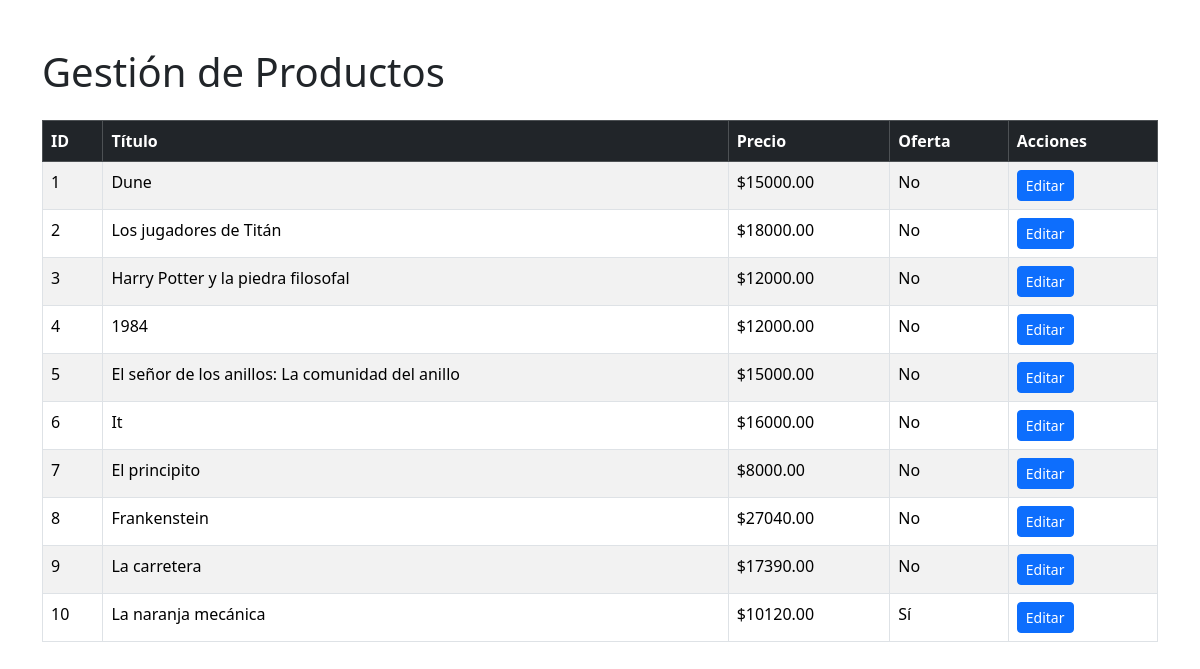
/admin-panel/productos/ (signed in), run on an earlier commit of the app's database.
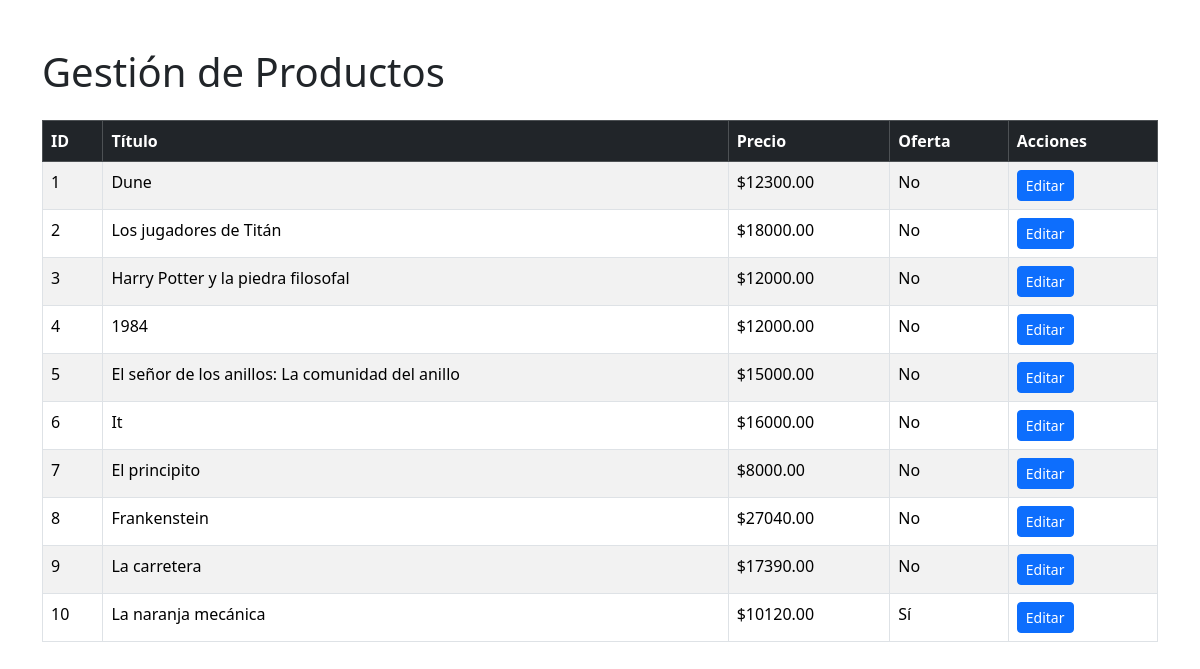
And on a later commit of the database.
### tienda/models.py (models this page shows, shortened)
class Libro(models.Model):
    titulo = models.CharField(max_length=255)
    autor = models.CharField(max_length=255)
    editorial = models.CharField(max_length=255, blank=True, null=True)
    precio = models.DecimalField(max_digits=10, decimal_places=2)
    stock = models.PositiveIntegerField()
    descripcion = models.TextField(blank=True)
    imagen = models.ImageField(upload_to='libros/', blank=True, null=True)
    fecha_publicacion = models.DateField(blank=True, null=True)
    oferta = models.BooleanField(default=False)
    precio_oferta = models.DecimalField(max_digits=10, decimal_places=2, blank=True, null=True)

### tienda/views.py (the view)
# urls.py: path('admin-panel/productos/', admin_productos, name='admin_productos'),
@login_required
@user_passes_test(lambda u: u.is_staff)
def admin_productos(request):
    libros = Libro.objects.all()
    return render(request, 'cuenta/admin_productos.html', {'libros': libros})

### tienda/context_processors.py (called while the page is built)
def total_items_carrito(request):
    carrito = request.session.get('carrito', {})
    total_items = sum(item['cantidad'] for item in carrito.values())
    return {'total_items_carrito': total_items}

### tienda/templates/cuenta/admin_productos.html (shortened to what this page needs)
{% load static %}
<!DOCTYPE html>
<html lang="es">
<head>
    <link href="https://cdn.jsdelivr.net/npm/bootstrap@5.3.3/dist/css/bootstrap.min.css" rel="stylesheet">
</head>
<body>
    <div class="container mt-5">
        <h1 class="mb-4">Gestión de Productos</h1>
        <table class="table table-bordered table-striped">
            <thead class="table-dark">
                <tr>
                    <th>ID</th>
                    <th>Título</th>
                    <th>Precio</th>
                    <th>Oferta</th>
                    <th>Acciones</th>
                </tr>
            </thead>
            <tbody>
                {% for libro in libros %}
                    <tr>
                        <td>{{ libro.id }}</td>
                        <td>{{ libro.titulo }}</td>
                        <td>${{ libro.precio }}</td>
                        <td>{{ libro.oferta|yesno:"Sí,No" }}</td>
                        <td>
                            <a href="{% url 'editar_producto' libro.id %}" class="btn btn-sm btn-primary">Editar</a>
                        </td>
                    </tr>
                {% endfor %}
            </tbody>
        </table>
    </div>
</body>
</html>

What changed in the data, as far as the page shows it:
changed Libro "Dune": precio "15000.00" → "12300.00"
